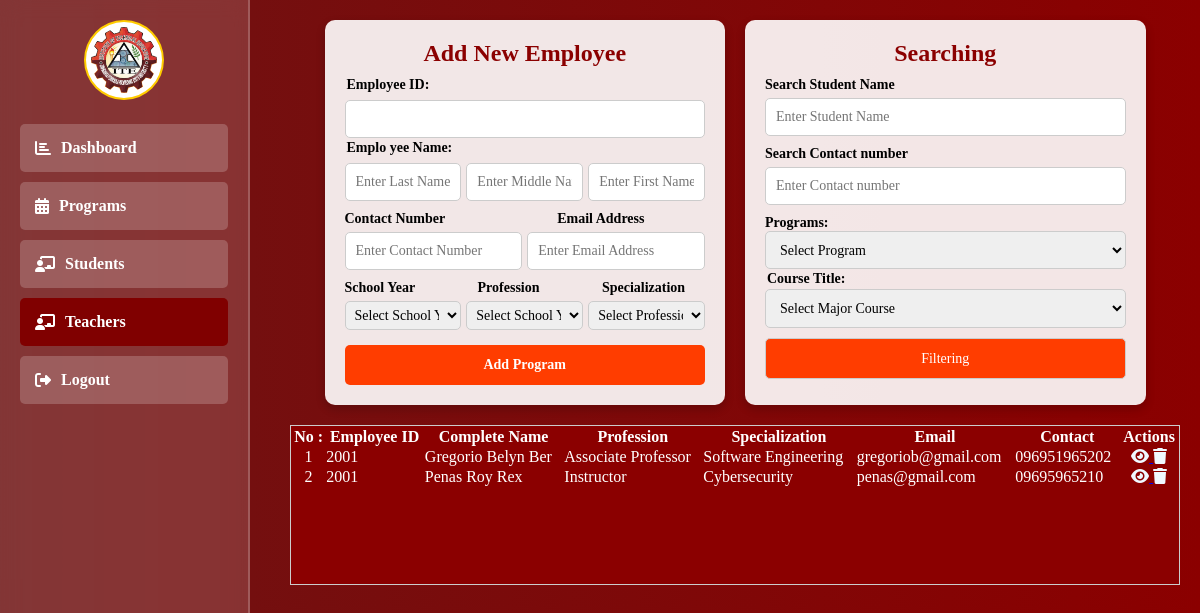
Page /admin/teachers.php (signed in) on the earlier database version.
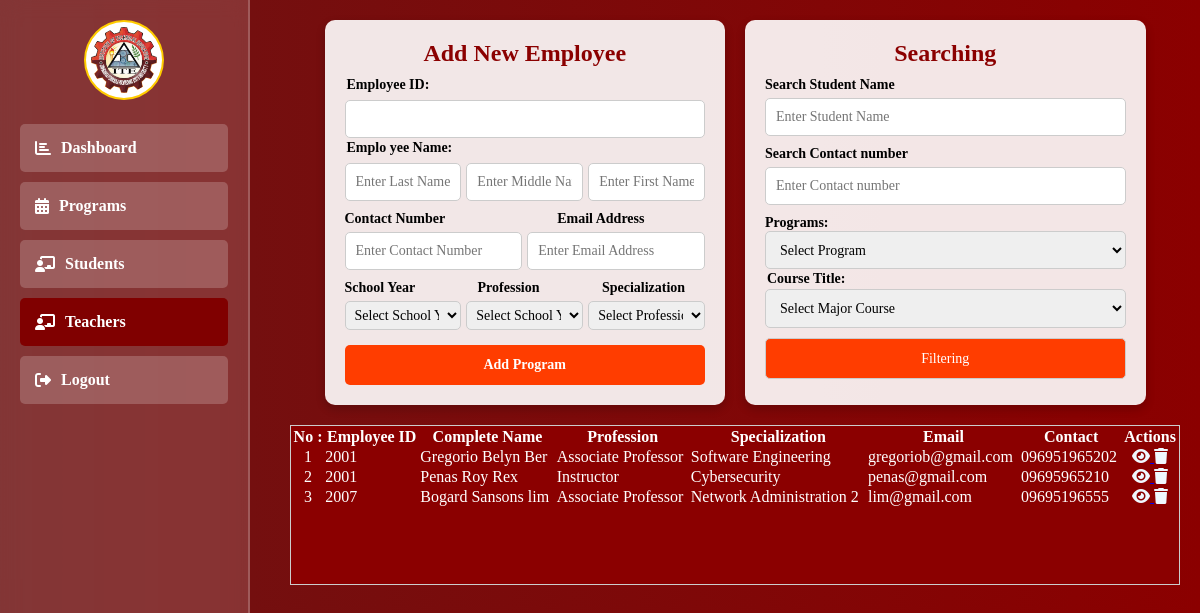
Same page on the later database version.
### tables this page shows
CREATE TABLE `teachers` (
  `id` int(11) NOT NULL,
  `teacher_code` varchar(255) NOT NULL,
  `fname` varchar(50) NOT NULL,
  `mname` varchar(50) NOT NULL,
  `lname` varchar(50) NOT NULL,
  `profile` varchar(100) NOT NULL,
  `profession` varchar(100) NOT NULL,
  `specialized` varchar(100) NOT NULL,
  `contact` varchar(50) NOT NULL,
  `email` varchar(100) NOT NULL,
  `course` varchar(100) NOT NULL,
  `school_year` varchar(20) NOT NULL,
  `verify` varchar(20) NOT NULL
);

### admin/admin_function.php (called while the page is built, shortened)
<?php
include "../db_connect.php";
function GetTeachers()
{
    global $pdo;
    try {
        $stmt = $pdo->prepare("SELECT * FROM teachers");
        $stmt->execute();
        return $stmt->fetchAll();
    } catch (PDOException $e) {
        return [];
    }
}

### admin/teachers.php (the view, shortened to what the changed rows need)
<?php
include "../db_connect.php";
include "./admin_function.php";
?>
<!DOCTYPE html>
<html lang="en">
<head>
    <link rel="stylesheet" href="https://cdnjs.cloudflare.com/ajax/libs/font-awesome/6.2.0/css/all.css">
</head>
<body>
    <div class="content">
        <div class="dashboard-container">
            <div class="card">
                <h2>Add New Employee</h2>
            </div>
            <div class="card">
                <h2>Searching</h2>
            </div>
            <div class="card-table" id="tableNone"
                style="width: 100%; color: #ccc; border: 1px solid #ccc; height: 10rem; background-color: #8B0000; overflow-y: scroll;">
                <div class="tables-content" style=" background-color: #8B0000; display: flex; color: white;">
                    <table class="table" style=" width: 100%; ">
                        <thead>
                            <tr>
                                <th>No :</th>
                                <th>Employee ID</th>
                                <th>Complete Name</th>
                                <th>Profession</th>
                                <th>Specialization</th>
                                <th>Email</th>
                                <th>Contact</th>
                                <th>Actions</th>
                            </tr>
                        </thead>
                        <tbody>
                            <?php $get_teacher = GetTeachers(); ?>
                            <?php foreach ($get_teacher as $index => $teacher) { ?>
                                <tr>
                                    <td style="text-align: center;"><?php echo $index + 1; ?></td>
                                    <td><?php echo $teacher['teacher_code']; ?></td>
                                    <td><?php echo $teacher['lname'] . ' ' . $teacher['fname'] . ' ' . $teacher['mname']; ?>
                                    </td>
                                    <td><?php echo $teacher['profession']; ?></td>
                                    <td><?php echo $teacher['specialized']; ?></td>
                                    <td><?php echo $teacher['email']; ?></td>
                                    <td><?php echo $teacher['contact']; ?></td>
                                    <td>
                                        <div style="color: aliceblue; text-align:center;">
                                            <a
                                                href="view_teacher.php?teacher_id=<?php echo $teacher['id'] ?>&specialized=<?php echo $teacher['specialized'] ?>&profession=<?php echo $teacher['profession'] ?>&employee_id=<?php echo $teacher['teacher_code'] ?>&teacher_name=<?php echo $teacher['lname'] . ' ' . $teacher['fname'] . ' ' . $teacher['mname']; ?>">
                                                <i style="color: aliceblue;" class="fa fa-eye"></i>
                                            </a>
                                            <a class="delete-program" section="<?php echo $teacher['id']; ?>"><i
                                                    class="fa fa-trash"></i></a>
                                        </div>
                                    </td>
                                </tr>
                            <?php } ?>
                        </tbody>
                    </table>
                </div>
            </div>
        </div>
</body>
</html>

Differences in the rows shown:
added teachers: teacher_code "2007", lname "Bogard", fname "Sansons", mname "lim", profession "Associate Professor", specialized "Network Administration 2", email "lim@gmail.com", contact "09695196555"
